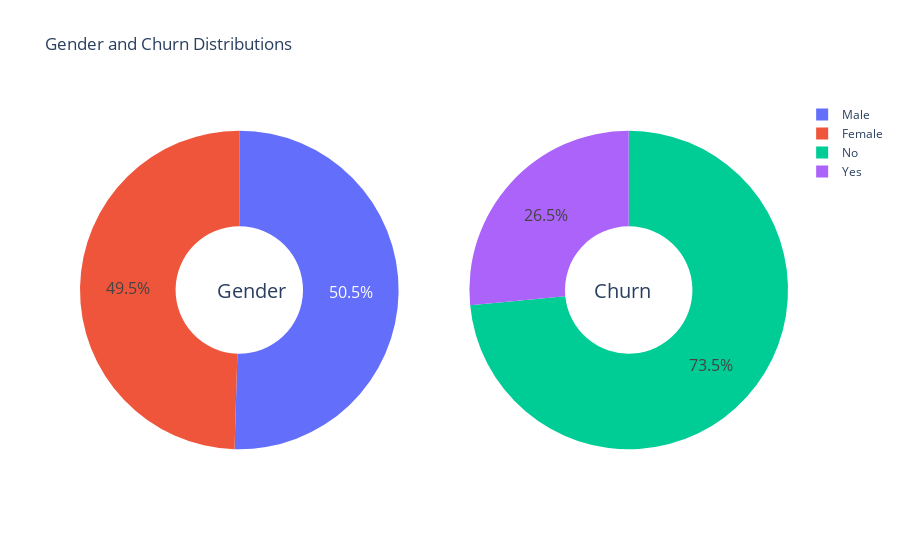

Notebook code cell kept with this figure:
### Markdown cell above
3. Data Visualization

### Code cell
import plotly.graph_objects as go
from plotly.subplots import make_subplots
g_labels = ['Male', 'Female']
c_labels = ['No', 'Yes']
fig = make_subplots(rows=1, cols=2, specs=[[{'type':'domain'}, {'type':'domain'}]])
fig.add_trace(go.Pie(labels=g_labels, values=data['gender'].value_counts(), name="Gender"),
              1, 1)
fig.add_trace(go.Pie(labels=c_labels, values=data['Churn'].value_counts(), name="Churn"),
              1, 2)


fig.update_traces(hole=.4, hoverinfo="label+percent+name", textfont_size=16)

fig.update_layout(
    title_text="Gender and Churn Distributions",

    annotations=[dict(text='Gender', x=0.19, y=0.5, font_size=20, showarrow=False),
                 dict(text='Churn', x=0.81, y=0.5, font_size=20, showarrow=False)])
fig.show()

### Figure 1 — Plotly figure (JSON) as saved in the notebook; plotly's stock layout.template omitted (floating-point values rounded to 4 significant figures)
{"data": [{"domain": {"x": [0, 0.45], "y": [0, 1]}, "hole": 0.4, "hoverinfo": "label+percent+name", "labels": ["Male", "Female"], "name": "Gender", "textfont": {"size": 16}, "type": "pie", "values": [3555, 3488]}, {"domain": {"x": [0.55, 1], "y": [0, 1]}, "hole": 0.4, "hoverinfo": "label+percent+name", "labels": ["No", "Yes"], "name": "Churn", "textfont": {"size": 16}, "type": "pie", "values": [5174, 1869]}], "layout": {"annotations": [{"font": {"size": 20}, "showarrow": false, "text": "Gender", "x": 0.19, "y": 0.5}, {"font": {"size": 20}, "showarrow": false, "text": "Churn", "x": 0.81, "y": 0.5}], "title": {"text": "Gender and Churn Distributions"}}}
